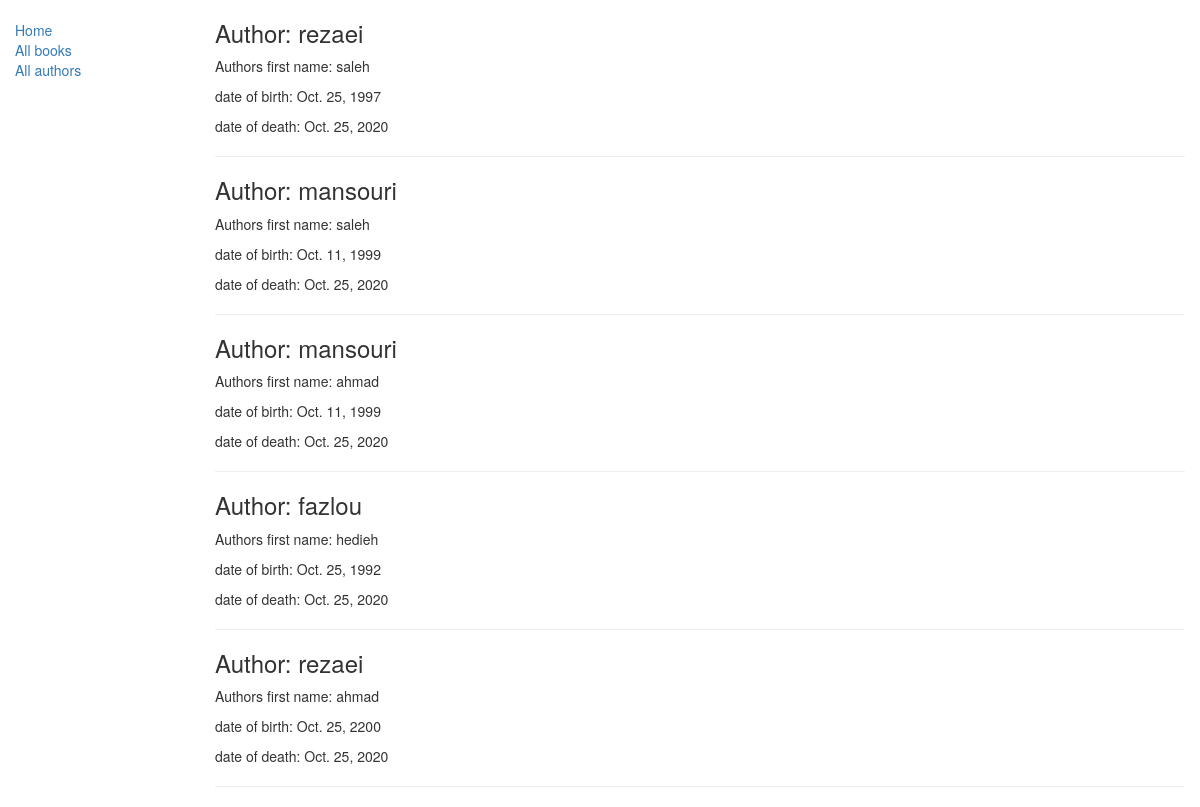
/catalog/author/, run on the app's committed database.
### catalog/models.py (models this page shows, shortened)
class Author(models.Model):
    first_name = models.CharField(max_length=100)
    last_name = models.CharField(max_length=100)
    date_of_birth = models.DateField(null=True, blank=True)
    date_of_death = models.DateField('Died', null=True, blank=True)

### catalog/views.py (the view)
class AuthorsListView(generic.ListView):
    model = models.Author
    template_name = 'author_list.html'

### catalog/templates/author_list.html
{% extends "base_generic.html" %}
{% block content %}
  {% for author in author_list%}
      <h3>Author: {{ author.last_name }}</h3>
      <p>Authors first name: {{ author.first_name }}</p>
      <p>date of birth: {{ author.date_of_birth }}</p>
      <p>date of death: {{ author.date_of_death }}</p>
      <hr>
  {% endfor %}
{% endblock %}

### data on the page
Author: last_name "rezaei", first_name "saleh", date_of_birth "Oct. 25, 1997", date_of_death "Oct. 25, 2020"
Author: last_name "mansouri", first_name "saleh", date_of_birth "Oct. 11, 1999", date_of_death "Oct. 25, 2020"
Author: last_name "mansouri", first_name "ahmad", date_of_birth "Oct. 11, 1999", date_of_death "Oct. 25, 2020"
Author: last_name "fazlou", first_name "hedieh", date_of_birth "Oct. 25, 1992", date_of_death "Oct. 25, 2020"
Author: last_name "rezaei", first_name "ahmad", date_of_birth "Oct. 25, 2200", date_of_death "Oct. 25, 2020"
